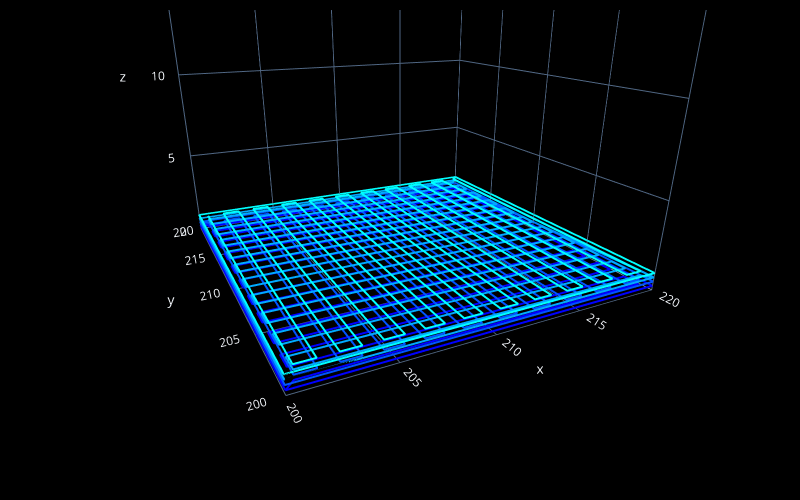
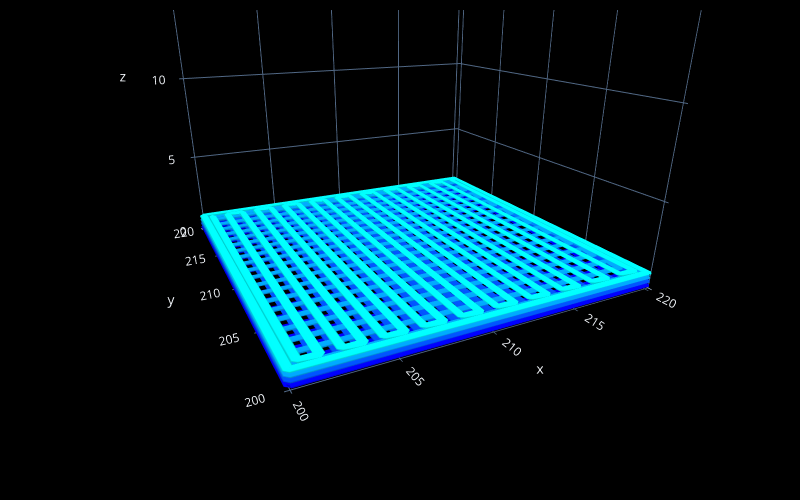

Source (notebook cell) for these figures, in order:
### Code cell
# preview the design

fc.transform(steps, 'plot', fc.PlotControls(style='line', zoom=0.7))
# hover the cursor over the lines in the plot to check xyz positions of the points in the design

# uncomment the next line to create a plot with real heights/widths for extruded lines to preview the real 3D printed geometry
fc.transform(steps, 'plot', fc.PlotControls(style='tube', zoom=0.7, initialization_data={'extrusion_width': EW, 'extrusion_height': EH}))

# uncomment the next line to create a neat preview (click the top-left button in the plot for a .png file) - post and tag @FullControlXYZ :)
# fc.transform(steps, 'plot', fc.PlotControls(neat_for_publishing=True, zoom=0.5, initialization_data={'extrusion_width': EW, 'extrusion_height': EH}))

### Figure 1 — Plotly figure (JSON) as saved in the notebook; plotly's stock layout.template omitted (floating-point values rounded to 4 significant figures; data arrays with more than 128 entries replaced by an {"elided": "..."} marker saying what was removed)
{"data": [{"line": {"color": {"elided": "180 str values"}, "width": 4}, "mode": "lines", "showlegend": false, "type": "scatter3d", "x": {"elided": "180 float values"}, "y": {"elided": "180 float values"}, "z": {"elided": "180 float values"}}, {"marker": {"color": "red", "size": 2}, "mode": "markers", "showlegend": false, "type": "scatter3d", "x": [], "y": [], "z": []}], "layout": {"height": 500, "margin": {"b": 10, "l": 10, "pad": 4, "r": 10, "t": 10}, "paper_bgcolor": "black", "scene": {"aspectmode": "cube", "camera": {"center": {"x": 0, "y": 0, "z": -0.4813}, "eye": {"x": -0.7143, "y": -1.429, "z": 0.2143}}, "xaxis": {"backgroundcolor": "black", "nticks": 10, "range": [200.0, 220.0]}, "yaxis": {"backgroundcolor": "black", "nticks": 10, "range": [200.0, 220.0]}, "zaxis": {"backgroundcolor": "black", "nticks": 10, "range": [0, 20.0]}}, "width": 800}}

### Figure 2 — Plotly figure (JSON) as saved in the notebook; plotly's stock layout.template omitted (floating-point values rounded to 4 significant figures; data arrays with more than 128 entries replaced by an {"elided": "..."} marker saying what was removed)
{"data": [{"i": {"elided": "2808 int values"}, "j": {"elided": "2808 int values"}, "k": {"elided": "2808 int values"}, "type": "mesh3d", "vertexcolor": {"elided": "1408 str values"}, "x": {"elided": "1408 float values"}, "y": {"elided": "1408 float values"}, "z": {"elided": "1408 float values"}}, {"marker": {"color": "red", "size": 2}, "mode": "markers", "showlegend": false, "type": "scatter3d", "x": [], "y": [], "z": []}], "layout": {"height": 500, "margin": {"b": 10, "l": 10, "pad": 4, "r": 10, "t": 10}, "paper_bgcolor": "black", "scene": {"aspectmode": "cube", "camera": {"center": {"x": 0, "y": 0, "z": -0.4817}, "eye": {"x": -0.7143, "y": -1.429, "z": 0.2143}}, "xaxis": {"backgroundcolor": "black", "nticks": 10, "range": [199.7, 220.3]}, "yaxis": {"backgroundcolor": "black", "nticks": 10, "range": [199.7, 220.3]}, "zaxis": {"backgroundcolor": "black", "nticks": 10, "range": [0, 20.5]}}, "width": 800}}
